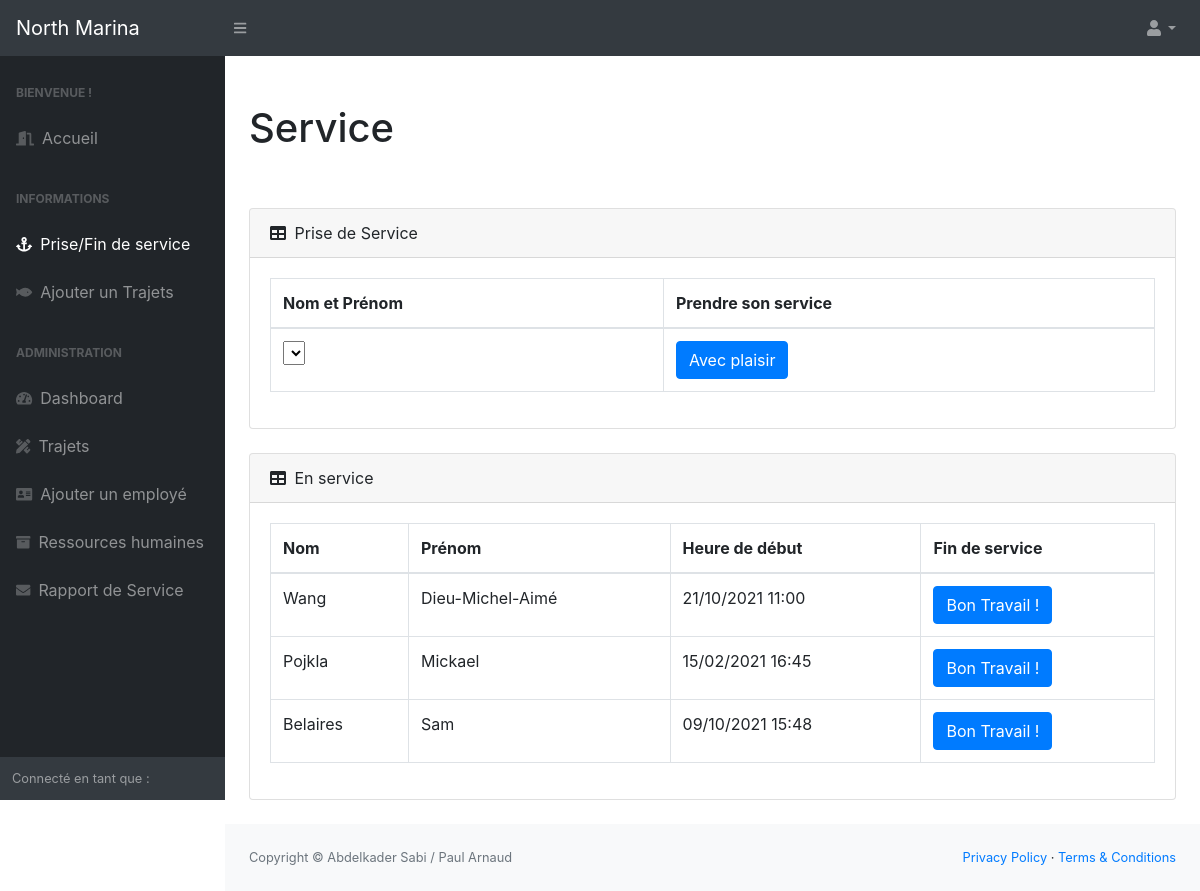
The page /presence.php on the database its author committed.
### tables this page shows
CREATE TABLE IF NOT EXISTS `employes` (
  `id` int(11) NOT NULL AUTO_INCREMENT,
  `nom` varchar(30) NOT NULL,
  `prenom` varchar(30) NOT NULL,
  `date_recrutement` date NOT NULL,
  `id_fonction` int(11) NOT NULL,
  `commentaire` varchar(255) DEFAULT NULL,
  `avertissements` varchar(30) DEFAULT NULL,
  `tel` varchar(10) NOT NULL,
  `moniteur` varchar(6) NOT NULL,
  `plongee` varchar(6) NOT NULL,
  `formateur` varchar(30) NOT NULL,
  `service` int(11) NOT NULL DEFAULT '0',
  PRIMARY KEY (`id`),
  KEY `id_fonction` (`id_fonction`)
);

### presence.php (the view, shortened to what this page needs)
<?php include 'contents/header.php';
    include 'contents/menu.php';?>
	<div id="layoutSidenav_content">
                <main>
                	<div class="container-fluid">
                        <h1 class="mt-4">Service</h1>
                        <br></br>
                       <div class="card mb-4">
                            <div class="card-header">
                                <i class="fas fa-table mr-1"></i>
                                Prise de Service
                            </div>
                        <?php
                            $pdo = DB::getInstance()->getPDO();
                        ?>
                        <div class="card-body">
                            <div class="table-responsive">
                            	<form action="enservice.php" method="post">
	                                <table class="table table-bordered" width="100%" cellspacing="0">
	                                    <thead>
	                                        <tr>
	                                            <th>Nom et Prénom</th>
	                                            <th>Prendre son service</th>
	                                        </tr>
	                                    </thead>
	                                    <tbody>
	                                        <tr>
	                                            <td>
	                                            	<select name="service" id="service">
													</select>
												</td>
	                                            <td><input type="submit" class="btn btn-primary" name="button" value="Avec plaisir"></td>
	                                        </tr>
	                                    </tbody>
	                                </table>
                                </form>
                            </div>
                        </div>
                    </div>
                    </div>
                    <div class="container-fluid">
                       <div class="card mb-4">
                            <div class="card-header">
                                <i class="fas fa-table mr-1"></i>
                                En service
                            </div>
                            <div class="card-body">
                                <div class="table-responsive">
                                    <table class="table table-bordered" id="dataTable" width="100%" cellspacing="0">
                                        <thead>
                                            <tr>
                                                <th>Nom</th>
                                                <th>Prénom</th>
                                                <th>Heure de début</th>
                                                <th>Fin de service</th>
                                            </tr>
                                        </thead>
                                        <tbody>
                                            <?php
                                            $sql2 = 'SELECT id, MAX(id_service) , nom, prenom, DATE_FORMAT(date_service,"%d/%m/%Y"), DATE_FORMAT(heure_service,"%i:%s") FROM service INNER JOIN employes ON employes.id = id_employes WHERE employes.service = "1" GROUP BY id_employes';
                                            foreach($pdo->query($sql2) as $donnees){
                                            ?>
                                            <tr>
                                                <td>
                                                    <?php echo $donnees['nom'];?>
                                                </td>
                                                <td>
                                                    <?php echo $donnees['prenom'];?>
                                                </td>
                                                <td>
                                                    <?php echo $donnees['DATE_FORMAT(date_service,"%d/%m/%Y")'];?>
                                                    <?php echo $donnees['DATE_FORMAT(heure_service,"%i:%s")'];?>
                                                </td>
                                                <td>
                                                    <a href="end_service.php?id=<?php echo $donnees['id'];?> type="submit" class="btn btn-primary" name="button" ">Bon Travail !</a>
                                                </td>
                                                <?php } ?>
                                            </tr>
                                        </tbody>
                                    </table>
                                </div>
                            </div>
                        </div>
                    </div>
                </main>
<?php include 'contents/footer.php'?>

### rows shown on the page
employes: nom "Wang", prenom "Dieu-Michel-Aimé", DATE_FORMAT "21/10/2021", DATE_FORMAT "11:00"
employes: nom "Pojkla", prenom "Mickael", DATE_FORMAT "15/02/2021", DATE_FORMAT "16:45"
employes: nom "Belaires", prenom "Sam", DATE_FORMAT "09/10/2021", DATE_FORMAT "15:48"
